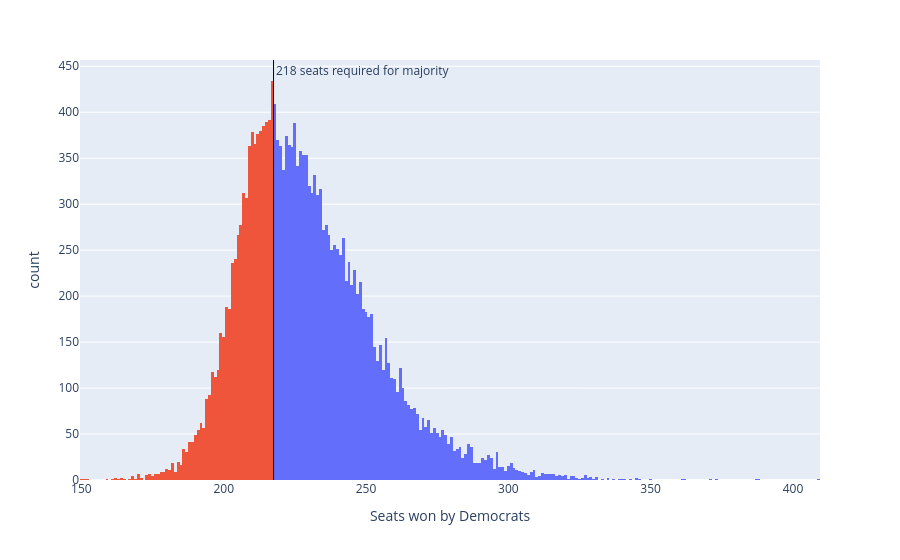

Notebook source saved alongside this figure:
### Code cell
sims_hist = px.histogram(seat_sims, x='seats', nbins=np.unique(seat_sims['seats']).shape[0]*2, color='winner', 
                         labels={'seats':'Seats won by Democrats', 'winner': 'Winner'})
sims_hist.update_traces(showlegend=False)
sims_hist.add_vline(x=217.5, line_width=1, line_color='black', annotation_text='218 seats required for majority', 
                    annotation_position='top right')
sims_hist

### Figure 1 — Plotly figure (JSON) as saved in the notebook; plotly's stock layout.template omitted (floating-point values rounded to 4 significant figures; data arrays with more than 128 entries replaced by an {"elided": "..."} marker saying what was removed)
{"data": [{"bingroup": "x", "hovertemplate": "Winner=Democrats<br>Seats won by Democrats=%{x}<br>count=%{y}<extra></extra>", "legendgroup": "Democrats", "marker": {"color": "#636efa", "pattern": {"shape": ""}}, "name": "Democrats", "nbinsx": 380, "orientation": "v", "showlegend": false, "type": "histogram", "x": {"elided": "13155 int values"}, "xaxis": "x", "yaxis": "y"}, {"bingroup": "x", "hovertemplate": "Winner=Republicans<br>Seats won by Democrats=%{x}<br>count=%{y}<extra></extra>", "legendgroup": "Republicans", "marker": {"color": "#EF553B", "pattern": {"shape": ""}}, "name": "Republicans", "nbinsx": 380, "orientation": "v", "showlegend": false, "type": "histogram", "x": {"elided": "6845 int values"}, "xaxis": "x", "yaxis": "y"}], "layout": {"annotations": [{"showarrow": false, "text": "218 seats required for majority", "x": 217.5, "xanchor": "left", "xref": "x", "y": 1, "yanchor": "top", "yref": "y domain"}], "barmode": "relative", "legend": {"title": {"text": "Winner"}, "tracegroupgap": 0}, "margin": {"t": 60}, "shapes": [{"line": {"color": "black", "width": 1}, "type": "line", "x0": 217.5, "x1": 217.5, "xref": "x", "y0": 0, "y1": 1, "yref": "y domain"}], "xaxis": {"anchor": "y", "domain": [0, 1], "title": {"text": "Seats won by Democrats"}}, "yaxis": {"anchor": "x", "domain": [0, 1], "title": {"text": "count"}}}}
